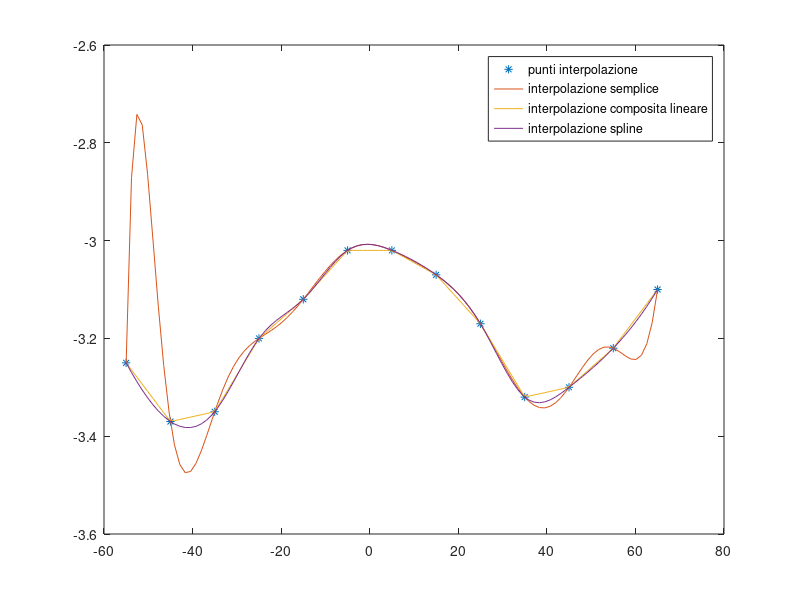

Source code (MATLAB):
clear
clc
close all

x = [-55:10:65];
y = [-3.25, -3.37, -3.35, -3.2, -3.12, -3.02, -3.02, -3.07, -3.17, -3.32, -3.3, -3.22, -3.1];
n = 12;
plot(x, y, "*");
hold on;


interv = linspace(-55, 65);

%% Interp. semplice
coeff = polyfit(x, y, n);
f = polyval(coeff, interv);

plot(interv, f);
hold on;

%% Interp. composita lineare
val = interp1(x, y, interv);

plot(interv, val);
hold on;

%% Interp. spline
val2 = spline(x, y, interv);

plot(interv, val2);
hold on;

legend('punti interpolazione','interpolazione semplice',...
    'interpolazione composita lineare','interpolazione spline')